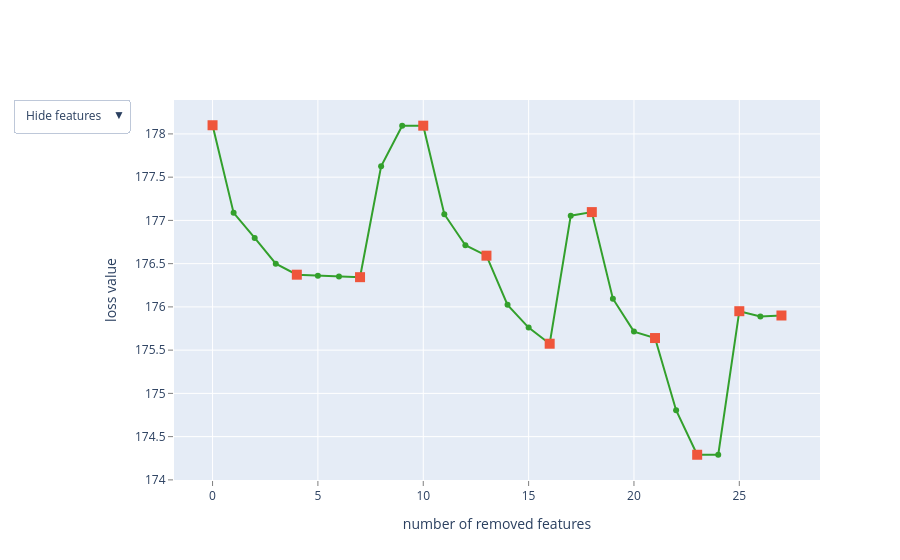

Source (notebook cell):
### Code cell
model = CatBoostRegressor(iterations=1000, loss_function='RMSE',random_seed=0)
summary = model.select_features(
    train_data,
    eval_set=eval_data,
    features_for_select='0-56',
    num_features_to_select=30,
    steps=10,
    algorithm=EFeaturesSelectionAlgorithm.RecursiveByShapValues,
    shap_calc_type=EShapCalcType.Regular,
    train_final_model=True,
    logging_level='Silent',
    plot=True
)

### Figure 1 — Plotly figure (JSON) as saved in the notebook; plotly's stock layout.template omitted (floating-point values rounded to 4 significant figures)
{"data": [{"line": {"color": "rgb(51,160,44)"}, "mode": "lines+markers", "name": "", "text": ["", "store__sales_dollar_amt_last_hour", "register__sales_quantity_last_hour", "register__returns_quantity_rescanned_frac", "register__returns_quantity_last_hour", "store__n_managers", "store__type_code", "store__returns_quantity_rescanned_frac", "region__peak_sales_dollar_amt_per_hour", "register__returns_dollar_amt_last_hour", "store__sales_quantity_rescanned_frac", "store__occupancy_food_court", "store__occupancy_backrooms", "store__returns_quantity_last_hour", "store__occupancy_indoors", "store__occupancy_outdoors", "store__gift_sales_quantity_last_hour", "store__n_employees_total", "register__payment_types_accepted", "store__sales_quantity_last_hour", "cashier__n_years_experience", "register__sales_dollar_amt_last_hour", "store__occupancy_grocery", "region__stdev_service_time_per_customer", "store__is_sufficiently_staffed", "store__target_sales_quantity_per_hour", "store__returns_dollar_amt_last_hour", "store__mean_customer_to_staff_ratio"], "type": "scatter", "x": [0, 1, 2, 3, 4, 5, 6, 7, 8, 9, 10, 11, 12, 13, 14, 15, 16, 17, 18, 19, 20, 21, 22, 23, 24, 25, 26, 27], "y": [178.1, 177.1, 176.8, 176.5, 176.4, 176.4, 176.4, 176.3, 177.6, 178.1, 178.1, 177.1, 176.7, 176.6, 176.0, 175.8, 175.6, 177.1, 177.1, 176.1, 175.7, 175.6, 174.8, 174.3, 174.3, 176.0, 175.9, 175.9]}, {"marker": {"size": 10, "symbol": "square"}, "mode": "markers", "name": "", "text": ["", "register__returns_quantity_last_hour", "store__returns_quantity_rescanned_frac", "store__sales_quantity_rescanned_frac", "store__returns_quantity_last_hour", "store__gift_sales_quantity_last_hour", "register__payment_types_accepted", "register__sales_dollar_amt_last_hour", "region__stdev_service_time_per_customer", "store__target_sales_quantity_per_hour", "store__mean_customer_to_staff_ratio"], "type": "scatter", "x": [0, 4, 7, 10, 13, 16, 18, 21, 23, 25, 27], "y": [178.1, 176.4, 176.3, 178.1, 176.6, 175.6, 177.1, 175.6, 174.3, 176.0, 175.9]}, {"mode": "text", "name": "", "text": ["", "37", "4", "10", "9", "22", "16", "43", "55", "8", "39", "29", "30", "42", "31", "32", "40", "21", "1", "38", "12", "3", "27", "48", "25", "18", "41", "19"], "textfont": {"color": "rgb(51,160,44)", "family": "sans serif", "size": 18}, "textposition": "bottom center", "type": "scatter", "visible": false, "x": [0, 1, 2, 3, 4, 5, 6, 7, 8, 9, 10, 11, 12, 13, 14, 15, 16, 17, 18, 19, 20, 21, 22, 23, 24, 25, 26, 27], "y": [178.1, 177.1, 176.8, 176.5, 176.4, 176.4, 176.4, 176.3, 177.6, 178.1, 178.1, 177.1, 176.7, 176.6, 176.0, 175.8, 175.6, 177.1, 177.1, 176.1, 175.7, 175.6, 174.8, 174.3, 174.3, 176.0, 175.9, 175.9]}, {"mode": "text", "name": "", "text": ["", "store__sales_dollar_amt_last_hour", "register__sales_quantity_last_hour", "register__returns_quantity_rescanned_frac", "register__returns_quantity_last_hour", "store__n_managers", "store__type_code", "store__returns_quantity_rescanned_frac", "region__peak_sales_dollar_amt_per_hour", "register__returns_dollar_amt_last_hour", "store__sales_quantity_rescanned_frac", "store__occupancy_food_court", "store__occupancy_backrooms", "store__returns_quantity_last_hour", "store__occupancy_indoors", "store__occupancy_outdoors", "store__gift_sales_quantity_last_hour", "store__n_employees_total", "register__payment_types_accepted", "store__sales_quantity_last_hour", "cashier__n_years_experience", "register__sales_dollar_amt_last_hour", "store__occupancy_grocery", "region__stdev_service_time_per_customer", "store__is_sufficiently_staffed", "store__target_sales_quantity_per_hour", "store__returns_dollar_amt_last_hour", "store__mean_customer_to_staff_ratio"], "textfont": {"color": "rgb(51,160,44)", "family": "sans serif", "size": 18}, "textposition": "bottom center", "type": "scatter", "visible": false, "x": [0, 1, 2, 3, 4, 5, 6, 7, 8, 9, 10, 11, 12, 13, 14, 15, 16, 17, 18, 19, 20, 21, 22, 23, 24, 25, 26, 27], "y": [178.1, 177.1, 176.8, 176.5, 176.4, 176.4, 176.4, 176.3, 177.6, 178.1, 178.1, 177.1, 176.7, 176.6, 176.0, 175.8, 175.6, 177.1, 177.1, 176.1, 175.7, 175.6, 174.8, 174.3, 174.3, 176.0, 175.9, 175.9]}], "layout": {"showlegend": false, "updatemenus": [{"active": 0, "buttons": [{"args": [{"visible": [true, true, false, false]}], "label": "Hide features", "method": "update"}, {"args": [{"visible": [true, true, true, false]}], "label": "Show indices", "method": "update"}, {"args": [{"visible": [true, true, false, true]}], "label": "Show names", "method": "update"}], "pad": {"r": 10, "t": 10}, "showactive": true, "x": -0.25, "xanchor": "left", "y": 1.03, "yanchor": "top"}], "xaxis": {"gridcolor": "rgb(255,255,255)", "showgrid": true, "showline": false, "showticklabels": true, "tickcolor": "rgb(127,127,127)", "ticks": "outside", "title": {"text": "number of removed features"}, "zeroline": false}, "yaxis": {"gridcolor": "rgb(255,255,255)", "showgrid": true, "showline": false, "showticklabels": true, "tickcolor": "rgb(127,127,127)", "ticks": "outside", "title": {"text": "loss value"}, "zeroline": false}}}
